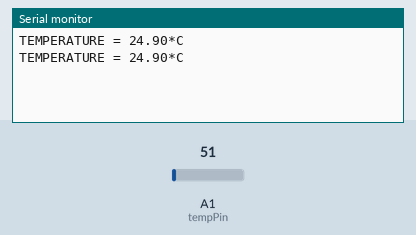
A sketch run on a simulated Arduino Uno, built with avr-gcc and run on an emulated ATmega328P. Parts: the last lines printed to the serial monitor. Inputs (shaded band) come from the test bench; at power-on: A1 (tempPin) = 51.

Above: at 5.8 s.
5.9 s: A1 (tempPin) set to 61
At 10.9 s:
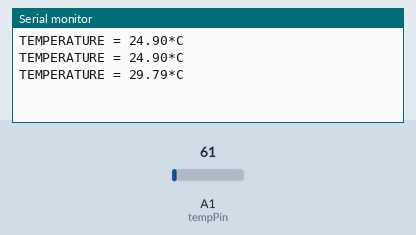
11.9 s: A1 (tempPin) set to 71
At 16.3 s:
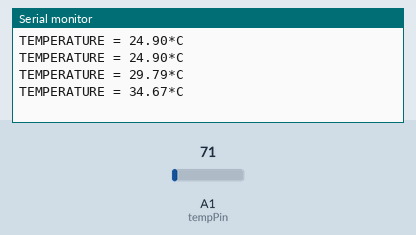
Timing chart, 0 to 17.8 s (numbered marks = the images above; inputs shaded):
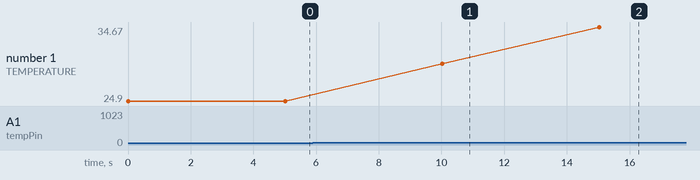

Measured:
- after the input at 5.9 s, the serial monitor: prints a new line after 4.1 s (image 1)
- after the input at 11.9 s, the serial monitor: prints a new line after 3.1 s (image 2)
- plotted number 1: 24.9 → 29.79 after the input at 5.9 s, 29.79 → 34.67 after the input at 11.9 s

The sketch:

project2-arduino.ino
```cpp
#include <SoftwareSerial.h>

SoftwareSerial espSerial(5, 6);
float temp;
int tempPin = 1;
String str;

void setup() {
 Serial.begin(9600);
espSerial.begin(9600);
}
void loop() {
 temp = analogRead(tempPin);
 temp = temp * 0.48828125;
 Serial.print("TEMPERATURE = ");
 Serial.print(temp);
 Serial.print("*C");
 Serial.println();
 str =String(temp);
  espSerial.println(str);
 delay(5000);
}
```
